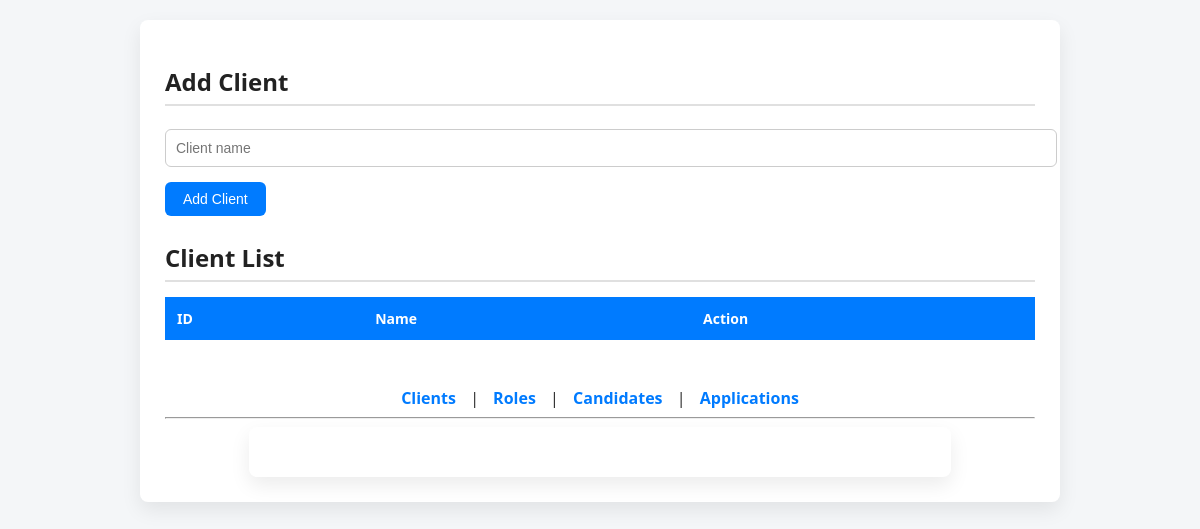
Before: /clients with the older database file.
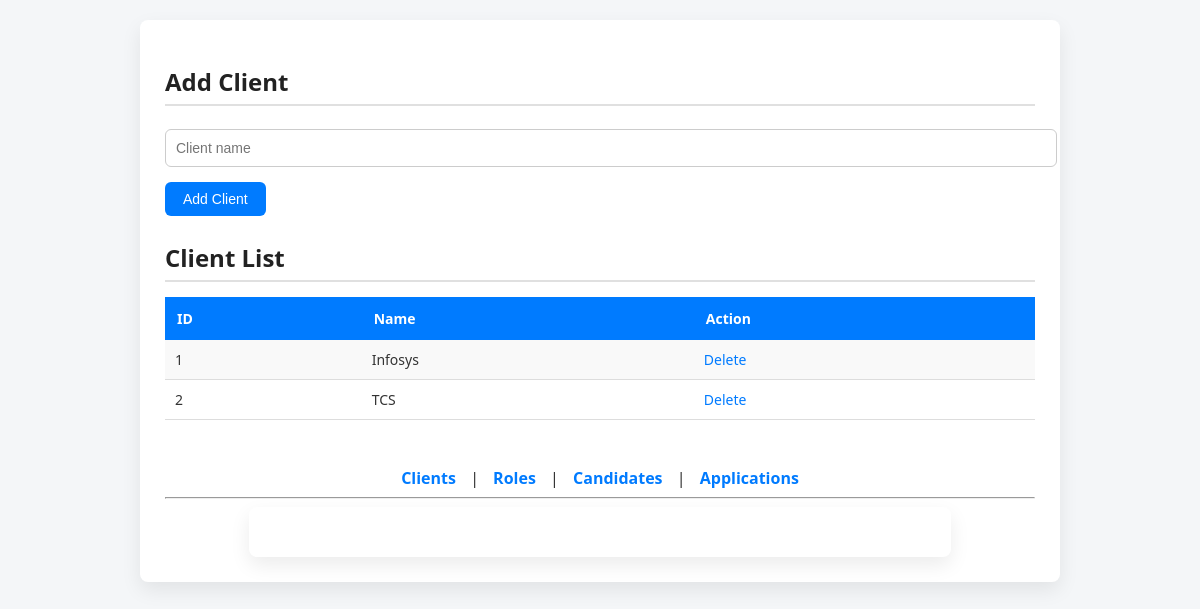
After: the same page with the newer database file.
### tables this page shows
CREATE TABLE Client (
    client_id INTEGER PRIMARY KEY AUTOINCREMENT,
    name TEXT COLLATE NOCASE UNIQUE
);

### app.py (the view, shortened to what this page needs)
@app.route("/clients", methods=["GET", "POST"])
def clients():
    db = get_db()
    cur = db.cursor()
    clients = cur.execute("SELECT * FROM Client").fetchall()
    db.close()
    return render_template("clients.html", clients=clients)

### app.py (called while the page is built)
def get_db():
    return sqlite3.connect("database.db")

### templates/clients.html (shortened to what this page needs)
<!DOCTYPE html>
<html>
  <head>
    <link
      rel="stylesheet"
      href="{{ url_for('static', filename='style.css') }}"
    />
  </head>
  <body>
    <div class="container">
      <h2>Add Client</h2>
      <form method="post">
        <input type="text" name="name" placeholder="Client name" required />
        <button>Add Client</button>
      </form>
      <h2>Client List</h2>
      <table>
        <tr>
          <th>ID</th>
          <th>Name</th>
          <th>Action</th>
        </tr>
        {% for c in clients %}
        <tr>
          <td>{{ c[0] }}</td>
          <td>{{ c[1] }}</td>
          <td>
            <a
              href="/delete_client/{{ c[0] }}"
              onclick="return confirm('Are you sure you want to delete this client?')"
            >
              Delete
            </a>
          </td>
        </tr>
        {% endfor %}
      </table>
      <br />
      <body>
  <div class="nav">
    <a href="/clients">Clients</a> |
    <a href="/roles">Roles</a> |
    <a href="/candidates">Candidates</a> |
    <a href="/applications">Applications</a>
  </div>
  <hr>
  <div class="container">
    </div>
  </body>
</html>

Changed rows visible on the page:
added Client: client_id "1", name "Infosys"
added Client: client_id "2", name "TCS"
